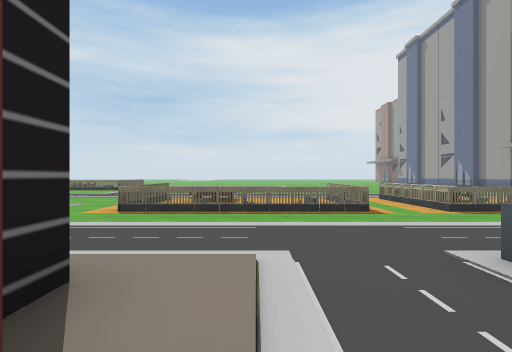
view 1 (above)

16 first-person views from a walk through a scene from a Unity 3-D project. The camera is 1.4 m above the floor, looks level and sees 80° across. The floor is counted in squares, 2 m on a side. Each view is taken from the middle of a square. On the plan, view 1 faces up. The plan holds only what a view shows up to about 10 squares ahead; the rest is blank. The place goes on beyond the plan. The player character is not drawn. Some surface patterns are stand-ins.

view 2
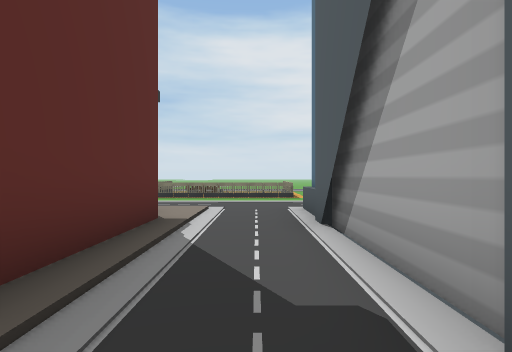

view 3
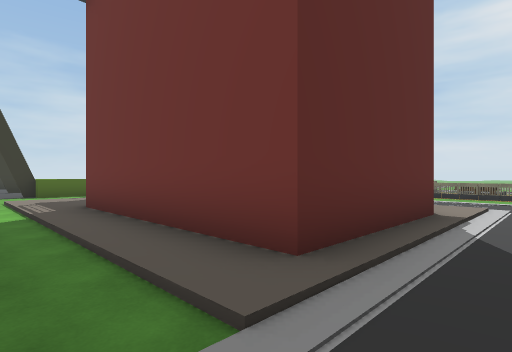

view 4
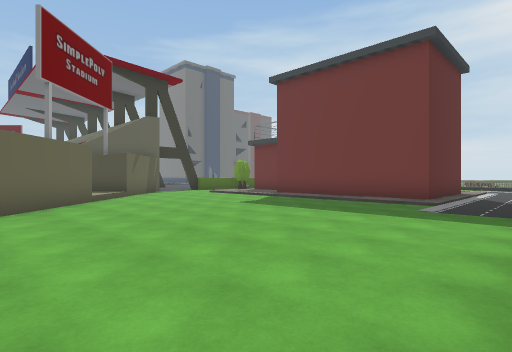

view 5
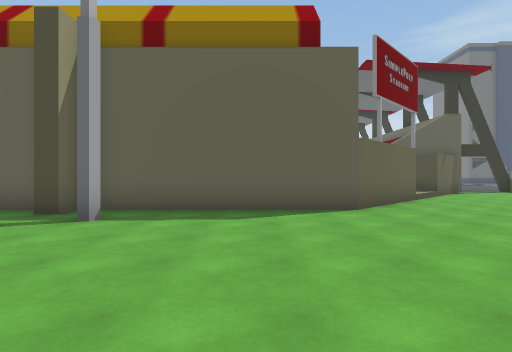

view 6
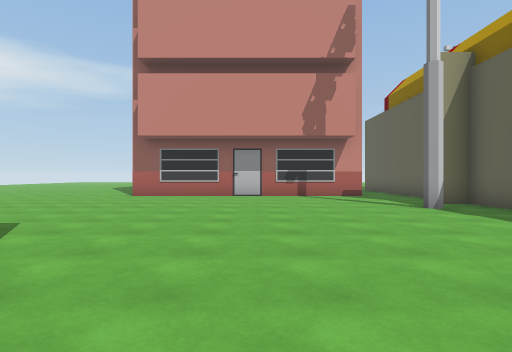

view 7
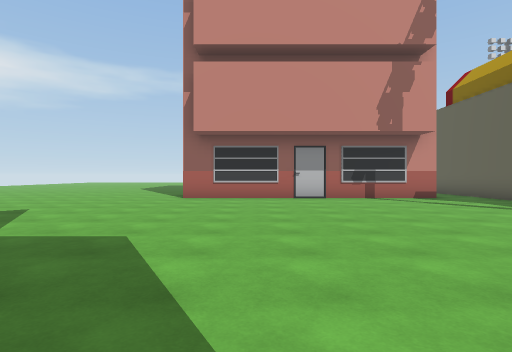

view 8
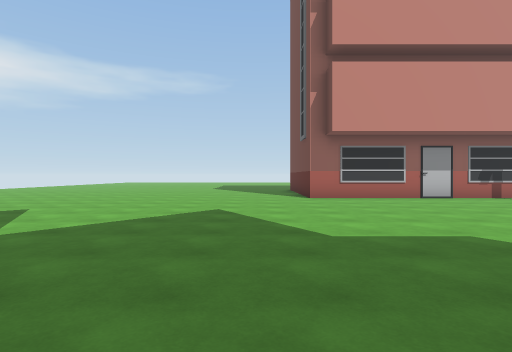

view 9
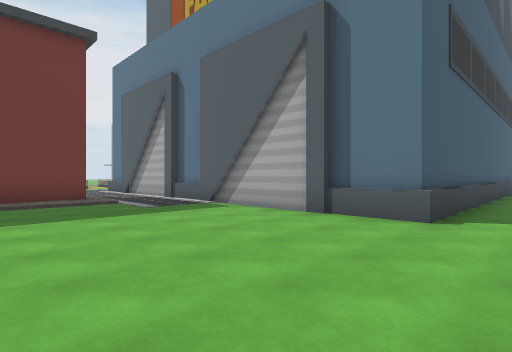

view 10
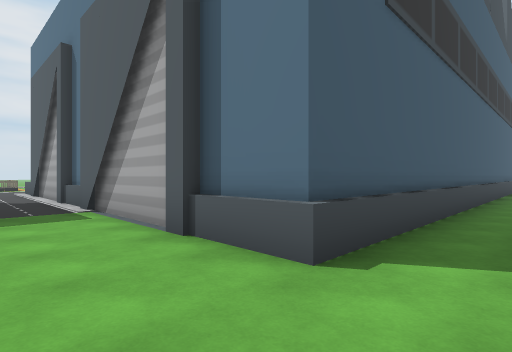

view 11
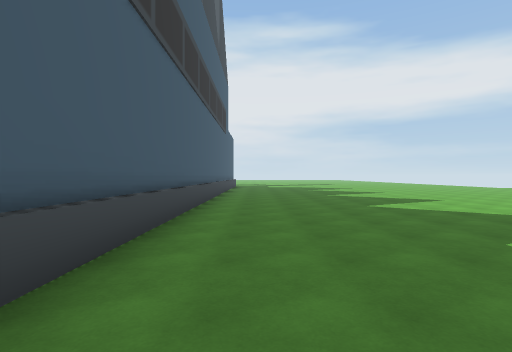

view 12
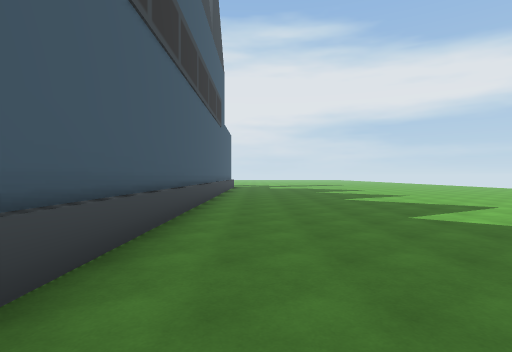

view 13
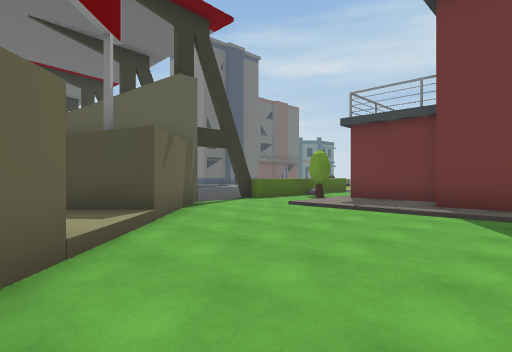

view 14
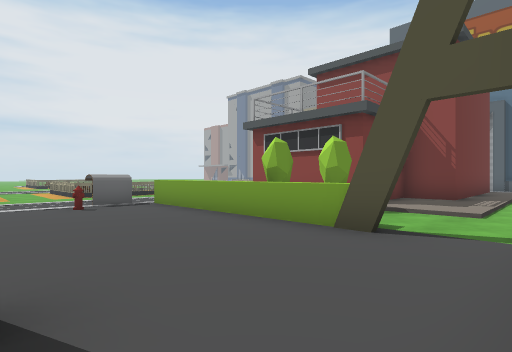

view 15
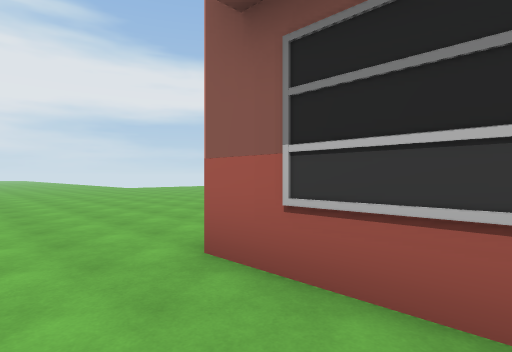

view 16
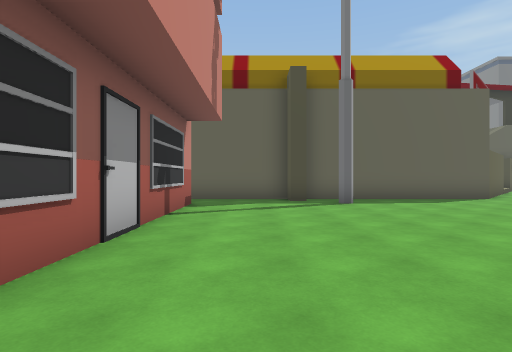

### Floor plan
Key: @ floor where view 1 was taken; # wall or solid block; . main floor; : floor 0.25 m higher than the main floor; / step, stairs or slope; ^ raised ledge; O other object.
Columns run from 15 left of view 1 to 14 right of it. Each row starts with its distance up from view 1.
 10                ..
  9           ..O.O..O.O
  8           ..O....O.O
  7            .O    O.O
  6   .O       .OOOOOO.OO
  5  ...        ........
  4  ....       .......
  3  .OO.        ......
  2  .O.O         :/.#
  1  ...O  #      #/.#
  0 ....O  #      #@.#
 -1 ....OO ####   #/.#
 -2 ....O.O#::#   #/.#
 -3  ...#./:::#####/.#
 -4  .....//////////.#
 -5 .................#
 -6     #............#
 -7     ##...........#
 -8      ##/.........#
 -9      #::/........#
-10         ##.......^############
-11          ##...................
-12           #...................
-13           #...................
-14           #...................
-15           #...................
-16           #...................
-17           #.#.................
-18           ##..................
-19           #...................
-20           #...................
-21           #..OOOOOOOO.........

Where each view was taken, in squares from view 1:
view 1: 0 up, 0 right, facing up
view 2: 4 down, 1 right, facing up
view 3: 5 down, 1 right, facing up-left
view 4: 12 down, 2 right, facing up-left
view 5: 14 down, 2 right, facing left
view 6: 10 down, 1 right, facing down
view 7: 11 down, 3 right, facing down
view 8: 11 down, 7 right, facing down
view 9: 12 down, 3 left, facing up-right
view 10: 12 down, 0 right, facing up-right
view 11: 12 down, 3 right, facing right
view 12: 12 down, 5 right, facing right
view 13: 10 down, 4 left, facing up-left
view 14: 5 down, 15 left, facing up-right
view 15: 19 down, 3 right, facing down-right
view 16: 19 down, 5 right, facing left
